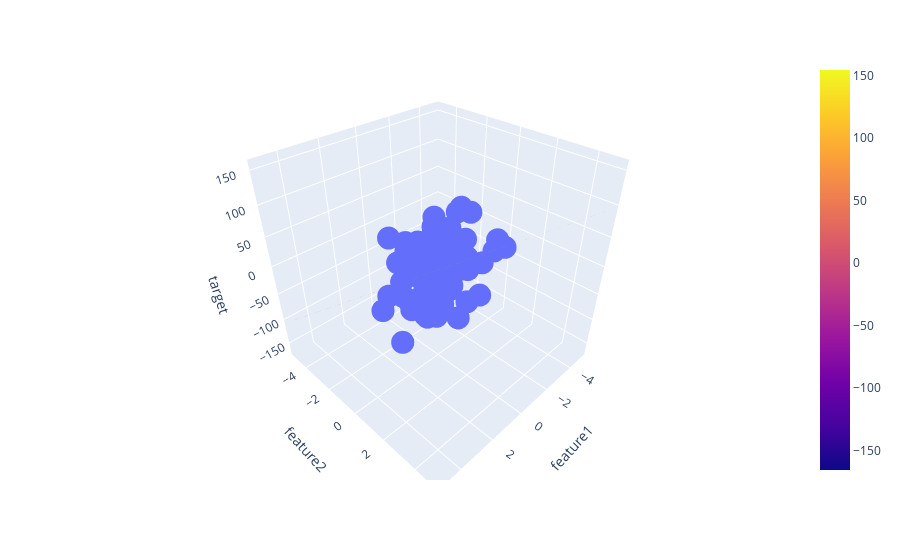

The cell this chart's notebook holds for it:
### Code cell
fig = px.scatter_3d(df, x="feature1", y="feature2", z="target")
fig.add_trace(go.Surface(x=x, y=y, z=z))
fig.show()
